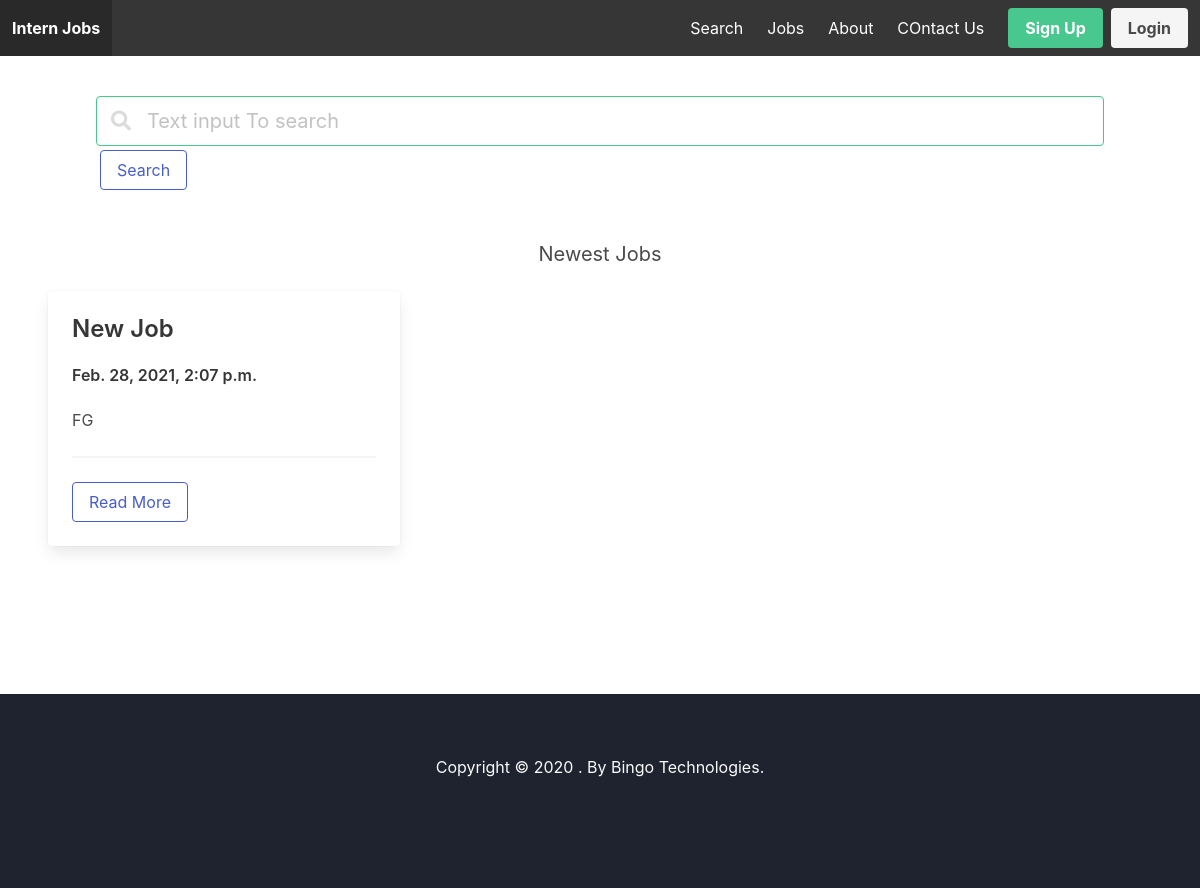
The app's page /, older data.
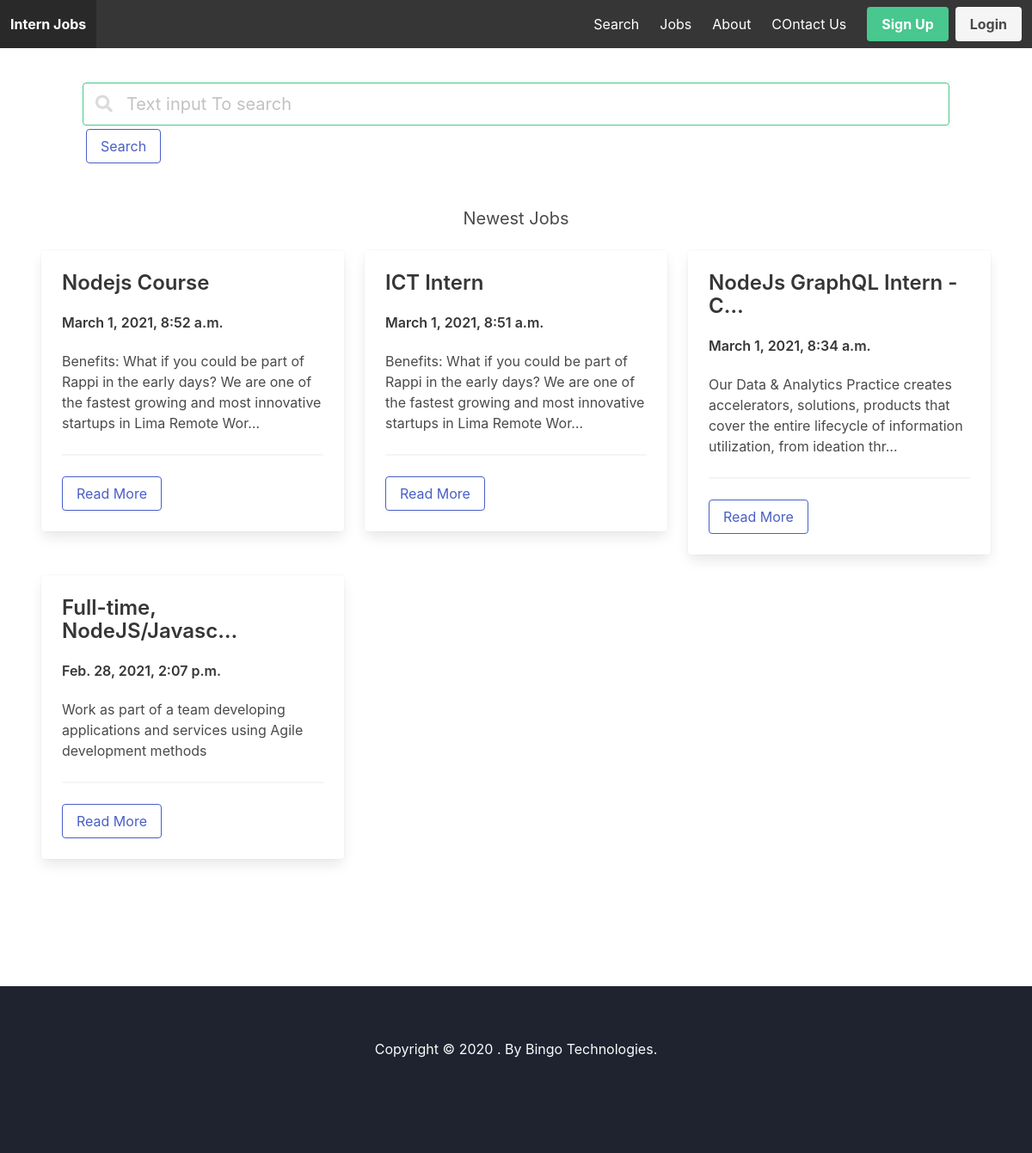
The same page, newer data.
### jobsApp/models.py (models this page shows, shortened)
class Job(models.Model):
    ACTIVE = 'active'
    EMPLOYED ='employed'
    ARCHIVED = 'archived'
    CHOICES_STATUS =(
        (ACTIVE,'Active'),
        (EMPLOYED,'Employed'),
        (ARCHIVED,'Archived')
    )
    title = models.CharField(max_length=255)
    show_description= models.TextField()
    long_description= models.TextField(blank=True,null=True)
    company_name = models.CharField(max_length=255)
    company_address = models.CharField(max_length=255,blank=True,null=True)
    company_zipcode =models.CharField(max_length=255,blank=True,null=True)
    company_place = models.CharField(max_length=255,blank=True,null=True)
    company_country=models.CharField(max_length=255,blank=True,null=True)
    created_by= models.ForeignKey(User,related_name='jobs',on_delete=models.CASCADE)
    created_at = models.DateTimeField(auto_now_add=True)
    changed_at = models.DateTimeField(auto_now=True)
    status = models.CharField(max_length=20,choices=CHOICES_STATUS,default=ACTIVE)

### coreApp/views.py (the view)
# urls.py: path('', FrontPage,name='frontpage'),
def FrontPage(request):
    jobs = Job.objects.filter(status=Job.ACTIVE).order_by('-created_at')
    return render(request,'coreApp/froontpage.html',{'jobs':jobs})

### notificationApp/context_processors.py (called while the page is built)
def notifications(request):
    if request.user.is_authenticated:
        return{'notifications':request.user.notifications.filter(is_read=False)}
    else:
        return {'notifications':[]}

### coreApp/templates/coreApp/froontpage.html (shortened to what this page needs)
{% extends 'coreApp/base.html'%} {% block content %}
<div class=" m-5 p- is-mobile">
    <div class="field  is-mobile p-5">
        <div class="control has-icons-left has-icons-right ">
            <input class="input is-success is-loading is-medium " type="text" placeholder="Text input To search">
            <button class="m-1 button is-link is-outlined">Search</button>
            <span class="icon is-small is-left">
          </span>
        </div>
    </div>
</div>
<h2 class=" subtitle has-text-centered title">
    Newest Jobs
</h2>
<div class="columns is-multiline is-desktop">
    {% for job in jobs %}
    <div class="column is-4 is-mobile">
        <div class="card">
            <div class="card-content">
                <div class="media">
                    <div class="media-content">
                        <p class="title is-4">
                            {{ job.title |truncatechars:25 }}
                        </p>
                        <p class="title is-6">
                            {{ job.created_at }}
                        </p>
                    </div>
                </div>
                <div class="content">
                    {{ job.show_description|truncatechars:150 }}
                    <hr>
                    <a href="{% url 'job_details' job.id %}" class="button is-link is-outlined">Read More</a>
                </div>
            </div>
        </div>
    </div>
    {% endfor %}
</div> {% endblock %}

Row changes from the older to the newer data that the page shows:
added Job: title "Nodejs Course", created_at "March 1, 2021, 8:52 a.m.", show_description "Benefits: What if you could be part of Rappi in the early days? We are one of the fastest growing and most innovative startups in Lima Remote Wor…"
added Job: title "ICT Intern", created_at "March 1, 2021, 8:51 a.m.", show_description "Benefits: What if you could be part of Rappi in the early days? We are one of the fastest growing and most innovative startups in Lima Remote Wor…"
added Job: title "NodeJs GraphQL Intern -C…", created_at "March 1, 2021, 8:34 a.m.", show_description "Our Data & Analytics Practice creates accelerators, solutions, products that cover the entire lifecycle of information utilization, from ideation thr…"
changed Job: title "New Job" → "Full-time, NodeJS/Javasc…"; show_description "FG" → "Work as part of a team developing applications and services using Agile development methods"
